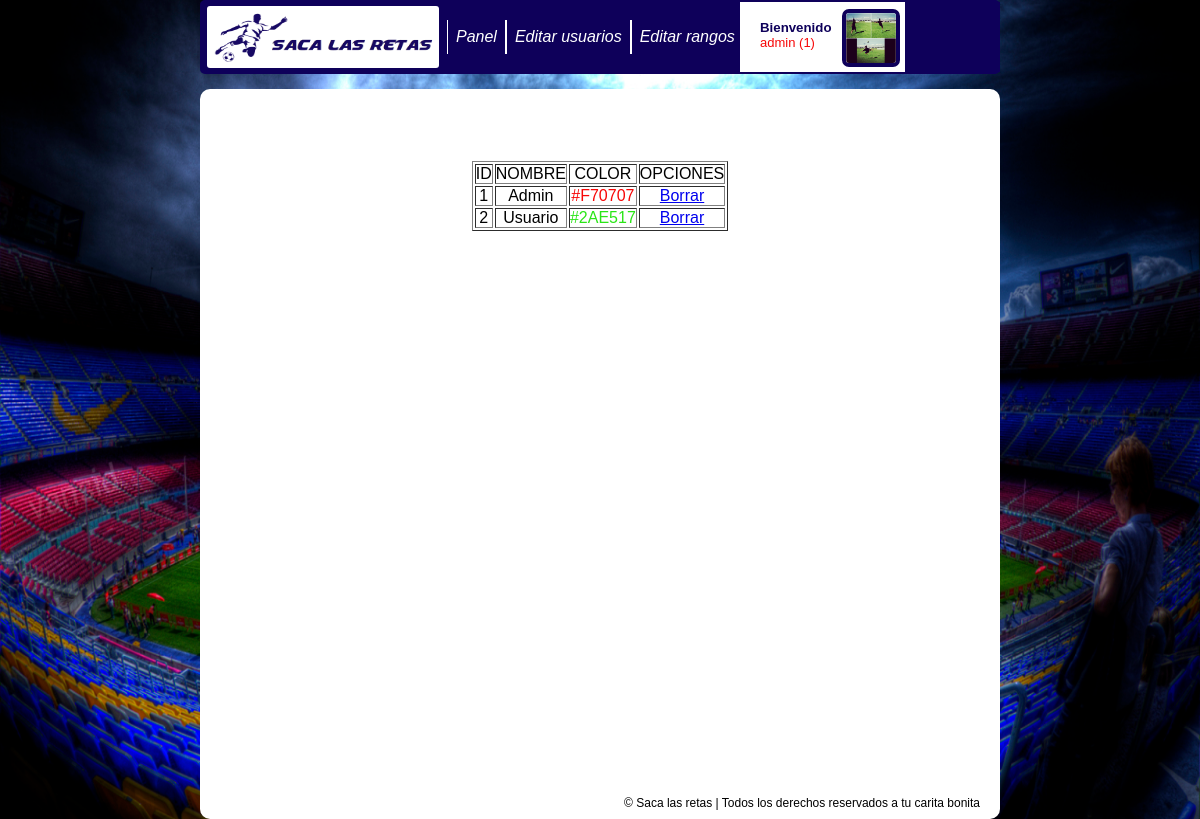
The page /panel/rangos.php (signed in) on the database its author committed.
### tables this page shows
CREATE TABLE `usuarios` (
  `id_use` int(11) NOT NULL,
  `nombre` varchar(100) NOT NULL,
  `usuario` varchar(100) NOT NULL,
  `contrasena` varchar(100) NOT NULL,
  `avatar` varchar(200) NOT NULL,
  `email` varchar(100) NOT NULL,
  `fecha_reg` datetime NOT NULL,
  `rango` int(11) NOT NULL,
  `descripcion` varchar(1000) NOT NULL,
  `edad` varchar(100) NOT NULL,
  `tipfut` varchar(100) NOT NULL
);

CREATE TABLE `rangop` (
  `id` int(11) NOT NULL,
  `nombre` varchar(100) NOT NULL,
  `color` varchar(100) NOT NULL
);

### panel/rangos.php (the view, shortened to what this page needs)
<?php
include "../lib/config.php";
  if ($_SESSION['rango']== '1' or $_SESSION['rango']== '0') {
?>
<!DOCTYPE html>
<html>
<head>
	<link rel="stylesheet" href="../css/estilos.css">
</head>
<body>
	<header>
			<div id="logo">
				<img class="borde" src="../img/logo.png" width="232" height="62">
			</div>
			<div id="menu">
				<br>
					<ul>
					<li><a href="index.php">Panel</a></li>
	   				<?php  if ($_SESSION['rango']=='1') { ?>
	   	 			<li><a href="editarusuario.php">Editar usuarios</a><?php } ?></li>
	        		<?php  if ($_SESSION['rango']=='1') { ?> <li><a href="rangos.php">Editar rangos</a><?php } ?></li>
				</ul>
			</div>
			<div id="perfil">
				<?php
				$query="SELECT * FROM usuarios WHERE id_use = '".$_SESSION['id']."'";
  				$result=mysqli_query($con,$query);
				$row= mysqli_fetch_array($result);
				$rango="SELECT * FROM rangop WHERE id = '".$row['rango']."'";
  					$result1=mysqli_query($con,$rango);
  					$ran= mysqli_fetch_array($result1);
				?>
					<div id="name">
						<br>
						<h5>Bienvenido</h5> <font size="2"><p style="color: <?php echo $ran['color']; ?> "><?php echo $_SESSION['usuario'];  ?>  (<?php echo $_SESSION['rango'];  ?>) </p></font>
						<br>
						<?php if ($row['avatar']!='') {?>
					</div>
					<div id="p_img">
						<img src="../<?php echo $row['avatar']; ?>" width="50" height="50">
						<?php } ?>
					</div>
					<div id="edit">
					</div>
			</div>
		</header>
		<nav></nav>
		<main>
			<div id="note">
				<br>
				<br>
<br>
<br>
<table width="200" border="1">
	<thead>
	<tr>
		<td>ID</td>
		<td>NOMBRE</td>
		<td>COLOR</td>
		<td>OPCIONES</td>
	</tr>
</thead>
<tbody>
<?php
$query="SELECT * FROM rangop";
$result=mysqli_query($con,$query);
while ($row=mysqli_fetch_array($result)) {
	?>
	<tr>
		<td width="4"><?php echo $row['id']; ?></td>
		<td width="4"><?php echo $row['nombre']; ?></td>
		<td width="4" style="color: <?php echo $row['color']; ?>"><?php echo $row['color']; ?></td>
		<td width="90"> <a href="editarrango.php?borrar=<?php echo $row['id_use'];?> " onclick="return Confirmar (this.form)" > Borrar </a></td>
	</tr>
<?php
}
 ?>
</tbody>
</table>
			</div>
			<div id="footer">
				<p style="font-family: arial; font-size: 12px;">© Saca las retas | Todos los derechos reservados a tu carita bonita</p>
			</div>
		</main>
</body>
</html>
<?php } ?>

### css/estilos.css (style rules this page uses)
* { padding: 0px; margin: auto; }
h5 { margin-left: 20px; color: #0E005A; }
p { margin-left: 20px; margin-right: 20px; }
body { width: 800px; min-height: 600px; font-family: arial; background-image: url(../img/bg2.jpg); background-repeat: no-repeat; background-position: center; background-size: 100% 100%; background-attachment: fixed; }
header { width: 800px; height: 70px; background-color: #0E005A; border-bottom: 2px solid #0E005A; border-top: 2px solid #0E005A; border-radius: 5px; }
nav { width: 800px; height: 15px; }
main { width: 800px; height: 730px; background-color: white; padding: 0px; text-align: center; float: center; border-radius: 10px; }
#footer { width: 800px; height: 23px; padding-top: 7px; text-align: right; clear: both; float: left; }
#logo { width: 237px; height: 70px; float: left; padding-left: 3px; }
#menu { width: 293px; height: 70px; float: left; clear: right; background-color: #0E005A; padding-left: 7px; }
#name { width: 95px; height: 70px; float: left; background-color: white; padding-left:0px; }
#p_img { width: 63px; height: 63px; float: left; clear: right; padding-left: 7px; padding-top: 7px; background-color: white; }
#edit { width: 87px; height: 55px; float: left; clear: right; background-color: #0E005A; padding-left: 8px; padding-top: 15px; }
ul { width: 300px; height: 100px; list-style: none; overflow: hidden; }
ul li { float: left; font-style: italic; border-left: 0.1px solid white; border-right: 0.1px solid white; }
ul li a { display: block; padding: 8px; text-decoration: none; color: #fff; }
#note { width: 800px; height: 700px; float: left; }
img { border: 4px solid #0E005A; border-radius: 7px; }

### rows shown on the page
usuarios: avatar (picture)
rangop: id "1", nombre "Admin", color "#F70707"
rangop: id "2", nombre "Usuario", color "#2AE517"

### other values the page prints
$_SESSION['usuario'] "admin"
$_SESSION['rango'] "1"
